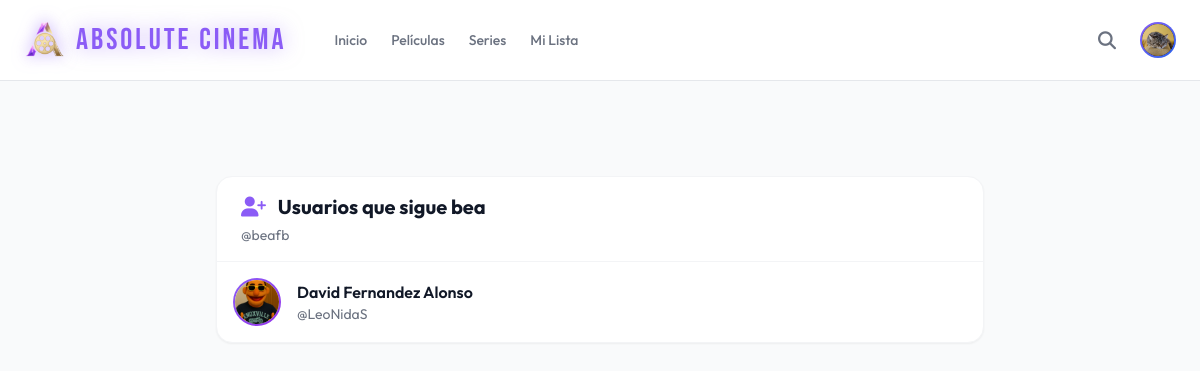
The page /users/siguiendo/beafb/ (signed in) on the database its author committed.
### users/models.py (models this page shows, shortened)
class UserProfile(models.Model):
    user = models.OneToOneField(User, on_delete=models.CASCADE, related_name='perfil') # 1 profile for every user
    first_name = models.CharField(max_length=150, blank=True)
    last_name = models.CharField(max_length=150, blank=True)
    telefono = models.CharField(max_length=20, unique=True, blank=True, null=True)
    avatar = models.ImageField(upload_to='avatars/', blank=True, null=True)

class Follow(models.Model):
    follower = models.ForeignKey(User, on_delete=models.CASCADE, related_name='following')
    followed = models.ForeignKey(User, on_delete=models.CASCADE, related_name='followers')
    created_at = models.DateTimeField(auto_now_add=True)
    class Meta:
        unique_together = ['follower', 'followed']  #one person can't follow another person twice

### users/views.py (the view)
# urls.py: path('siguiendo/<str:username>/', views.mis_siguiendo, name='siguiendo'),
@login_required
def mis_siguiendo(request, username):
    profile_user = get_object_or_404(User, username=username)
    siguiendo = profile_user.following.all()
    return render(request, 'users/siguiendo.html', {
        'siguiendo': siguiendo,
        'profile_user': profile_user,
    })

### users/templates/users/siguiendo.html (shortened to what this page needs)
{% extends 'base.html' %}
{% load static %}
{% block content %}
<div class="bg-gray-50 dark:bg-ac-bg min-h-screen">
  <div class="container mx-auto px-6 py-8 pt-24">
    <div class="max-w-3xl mx-auto">
      <div class="bg-white dark:bg-[#1a1a1a] rounded-2xl shadow-sm border border-gray-100 dark:border-white/5 overflow-hidden">
        <div class="px-6 py-4 border-b border-gray-100 dark:border-white/10">
          <h2 class="text-xl font-bold text-gray-900 dark:text-white">
            <i class="fas fa-user-plus text-ac-primary mr-2"></i> Usuarios que sigue {{ profile_user.first_name }}
          </h2>
          <p class="text-sm text-gray-500 mt-1">@{{ profile_user.username }}</p>
        </div>
        <div class="divide-y divide-gray-100 dark:divide-white/5">
          {% for follow in siguiendo %}
          <a href="{% url 'users:perfil_publico' follow.followed.username %}" class="block p-4 hover:bg-gray-50 dark:hover:bg-white/5 transition">
            <div class="flex items-center gap-4">
              <div class="w-12 h-12 rounded-full bg-gradient-to-br from-ac-primary to-purple-600 p-0.5">
                <div class="w-full h-full rounded-full bg-white dark:bg-gray-900 overflow-hidden">
                  {% if follow.followed.perfil.avatar %}
                    <img src="{{ follow.followed.perfil.avatar.url }}" class="w-full h-full object-cover">
                  {% else %}
                    <div class="w-full h-full flex items-center justify-center">
                      <i class="fas fa-user text-gray-400"></i>
                    </div>
                  {% endif %}
                </div>
              </div>
              <div>
                <p class="font-semibold text-gray-900 dark:text-white">{{ follow.followed.first_name }} {{ follow.followed.last_name }}</p>
                <p class="text-sm text-gray-500">@{{ follow.followed.username }}</p>
              </div>
            </div>
          </a>
          {% endfor %}
        </div>
      </div>
    </div>
  </div>
</div>
{% endblock %}

### templates/base.html (shortened to what this page needs)
<!doctype html>
{% load static %}
<html lang="es">
  <head>
    <link
      rel="stylesheet"
      href="https://cdnjs.cloudflare.com/ajax/libs/font-awesome/6.4.0/css/all.min.css"
    />
    <script src="https://cdn.tailwindcss.com"></script>
  </head>
  <body
    class="bg-white text-gray-900 dark:bg-ac-bg dark:text-ac-text font-sans flex flex-col min-h-screen selection:bg-ac-primary selection:text-white [&::-webkit-scrollbar]:hidden [-ms-overflow-style:'none'] [scrollbar-width:'none'] overflow-x-hidden w-full"
  >
    <header
      class="fixed top-0 left-0 right-0 w-full bg-white/90 dark:bg-black/70 backdrop-blur-md border-b border-gray-200 dark:border-white/5 transition-all duration-300"
      style="z-index: 9999; overflow: visible !important;"
    >
      <div
        class="w-full px-4 sm:px-6 h-20 flex items-center justify-between"
        style="overflow: visible !important;"
      >
        <div class="flex items-center gap-8 sm:gap-12">
          <a href="{% url 'home' %}" class="flex items-center gap-2 sm:gap-3 group flex-shrink-0">
            <img
              src="{% static 'img/logo.png' %}"
              alt="Absolute Cinema Logo"
              class="h-8 sm:h-10 w-auto group-hover:scale-105 transition-transform duration-300 drop-shadow-[0_0_8px_rgba(139,92,246,0.6)]"
            />
            <span
              class="hidden md:block text-2xl sm:text-3xl text-ac-primary font-brand tracking-widest group-hover:text-gray-700 dark:group-hover:text-white transition duration-300 drop-shadow-[0_0_10px_rgba(139,92,246,0.5)]"
            >
              ABSOLUTE CINEMA
            </span>
          </a>
          <nav class="hidden md:flex items-center gap-6 text-sm font-medium">
            <a
              href="{% url 'home' %}"
              class="{% if request.resolver_match.url_name == 'home' %}text-gray-900 dark:text-white font-bold{% else %}text-gray-500 dark:text-gray-400 hover:text-gray-900 dark:hover:text-white{% endif %} transition duration-300"
            >
              Inicio
            </a>
            <a
              href="{% url 'movies' %}"
              class="{% if request.resolver_match.url_name == 'movies' or request.resolver_match.url_name == 'detalle_pelicula' %}text-gray-900 dark:text-white font-bold{% else %}text-gray-500 dark:text-gray-400 hover:text-gray-900 dark:hover:text-white{% endif %} transition duration-300"
            >
              Películas
            </a>
            <a
              href="{% url 'series' %}"
              class="{% if request.resolver_match.url_name == 'series' or request.resolver_match.url_name == 'detalle_serie' %}text-gray-900 dark:text-white font-bold{% else %}text-gray-500 dark:text-gray-400 hover:text-gray-900 dark:hover:text-white{% endif %} transition duration-300"
            >
              Series
            </a>
            {% if user.is_authenticated %}
            <a
              href="{% url 'mi_lista' %}"
              class="{% if request.resolver_match.url_name == 'mi_lista' %}text-gray-900 dark:text-white font-bold{% else %}text-gray-500 dark:text-gray-400 hover:text-gray-900 dark:hover:text-white{% endif %} transition duration-300"
            >
              Mi Lista
            </a>
            {% endif %}
          </nav>
        </div>
        <div class="flex items-center gap-3 sm:gap-4 md:gap-6 flex-shrink-0">
          {% block global_search %}
          <a
            href="{% url 'movies' %}"
            class="text-gray-500 dark:text-gray-300 hover:text-gray-900 dark:hover:text-white transition"
          >
            <i class="fas fa-search text-lg"></i>
          </a>
          {% endblock global_search %}
          {% if user.is_authenticated %}
          <div class="relative" style="overflow: visible !important;">
            <div
              class="h-8 w-8 sm:h-9 sm:w-9 rounded-full bg-gradient-to-br from-ac-primary to-blue-600 p-[2px] cursor-pointer hover:scale-105 transition"
              id="profile-avatar-btn"
            >
              {% if user.perfil.avatar %}
              <img
                src="{{ user.perfil.avatar.url }}"
                alt="{{ user.username }}"
                class="rounded-full bg-black h-full w-full object-cover"
              />
              {% endif %}
            </div>
          </div>
          {% endif %}
        </div>
      </div>
    </header>
    <main class="flex-grow w-full pt-20 relative overflow-x-hidden">
      {% block content %} {% endblock %}
    </main>
  </body>
</html>

### templates/base.html (style rules this page uses)
html, body { overflow-x: hidden !important; width: 100% !important; max-width: 100% !important; position: relative !important; }
html:not(.dark) body { background-color: white; }
* { max-width: 100%; box-sizing: border-box; }
header { z-index: 9999 !important; overflow: visible !important; }
header * { z-index: 9999 !important; }
header > div { overflow: visible !important; }

### rows shown on the page
Follow: followed.perfil.avatar (picture), followed.first_name "David", followed.last_name "Fernandez Alonso", followed.username "LeoNidaS"

### other values the page prints
{{ profile_user.first_name }} "bea"
{{ profile_user.username }} "beafb"
